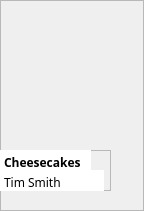
            <widget class="QFrame" name="frame_77">
             <property name="geometry">
              <rect>
               <x>458</x>
               <y>225</y>
               <width>144</width>
               <height>211</height>
              </rect>
             </property>
             <property name="frameShape">
              <enum>QFrame::StyledPanel</enum>
             </property>
             <property name="frameShadow">
              <enum>QFrame::Raised</enum>
             </property>
             <widget class="QLabel" name="label_44">
              <property name="geometry">
               <rect>
                <x>0</x>
                <y>0</y>
                <width>111</width>
                <height>141</height>
               </rect>
              </property>
              <property name="text">
               <string/>
              </property>
              <property name="pixmap">
               <pixmap resource="Resources.qrc">:/images/book-covers/book6.png</pixmap>
              </property>
              <property name="scaledContents">
               <bool>true</bool>
              </property>
             </widget>
             <widget class="QFrame" name="frame_78">
              <property name="geometry">
               <rect>
                <x>0</x>
                <y>150</y>
                <width>111</width>
                <height>41</height>
               </rect>
              </property>
              <property name="frameShape">
               <enum>QFrame::StyledPanel</enum>
              </property>
              <property name="frameShadow">
               <enum>QFrame::Raised</enum>
              </property>
              <widget class="QPlainTextEdit" name="plainTextEdit_83">
               <property name="geometry">
                <rect>
                 <x>0</x>
                 <y>0</y>
                 <width>91</width>
                 <height>21</height>
                </rect>
               </property>
               <property name="styleSheet">
                <string notr="true">font-weight: bold;
font-family: Baloo 2;
background: white;</string>
               </property>
               <property name="frameShape">
                <enum>QFrame::NoFrame</enum>
               </property>
               <property name="verticalScrollBarPolicy">
                <enum>Qt::ScrollBarAlwaysOff</enum>
               </property>
               <property name="tabChangesFocus">
                <bool>false</bool>
               </property>
               <property name="lineWrapMode">
                <enum>QPlainTextEdit::WidgetWidth</enum>
               </property>
               <property name="plainText">
                <string>Cheesecakes</string>
               </property>
               <property name="textInteractionFlags">
                <set>Qt::TextSelectableByKeyboard|Qt::TextSelectableByMouse</set>
               </property>
              </widget>
              <widget class="QPlainTextEdit" name="plainTextEdit_84">
               <property name="geometry">
                <rect>
                 <x>0</x>
                 <y>20</y>
                 <width>104</width>
                 <height>21</height>
                </rect>
               </property>
               <property name="styleSheet">
                <string notr="true">font-family: Baloo 2;
background: white;</string>
               </property>
               <property name="frameShape">
                <enum>QFrame::NoFrame</enum>
               </property>
               <property name="verticalScrollBarPolicy">
                <enum>Qt::ScrollBarAlwaysOff</enum>
               </property>
               <property name="readOnly">
                <bool>true</bool>
               </property>
               <property name="plainText">
                <string>Tim Smith</string>
               </property>
              </widget>
             </widget>
            </widget>
